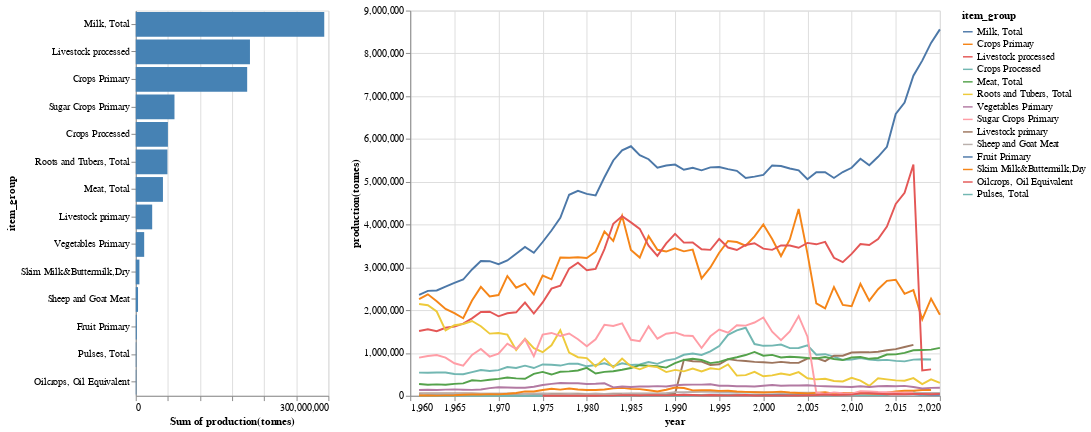

Notebook code cell kept with this figure:
### Markdown cell above
## 4.2 Ireland Most Produced Items

### Code cell
# We are going to start by visualizing the area harvested per Item per Year in order to understand for which item there is more area harvested
def visualize_measure_for_column_years(data, measure, column):
    selection = alt.selection_multi(fields=[column])
    first = (alt.
             Chart().
             mark_bar().
             encode(y=alt.X('{}:N'.format(column),sort='-x'),
                    x= 'sum({}):Q'.format(measure),
                    color=alt.condition(selection, alt.value('steelblue'), alt.value('lightgray')), 
                    tooltip = [alt.Tooltip('item_group')]).
             properties(height=400, width=200). add_selection(selection))
    
    second = (alt.
              Chart().
              mark_line().
              encode(x='year', 
                     y=measure, 
                     tooltip = [alt.Tooltip(column)],  
                     color=alt.Color('{}:N'.format(column),sort='-y', ),).
              transform_filter(selection).
              properties(height=400, width=550))
    
#we only visualize the items for which measure variables has a value bigger than 0
    return alt.hconcat(first, second, data= data[data[measure] > 0])

visualize_measure_for_column_years(ireland4, "production(tonnes)", 'item_group')

### Figure 1 — Vega-Lite specification as saved in the notebook (floating-point values rounded to 4 significant figures; data arrays with more than 128 entries replaced by an {"elided": "..."} marker saying what was removed)
{"config": {"view": {"continuousWidth": 400, "continuousHeight": 300}}, "hconcat": [{"mark": "bar", "encoding": {"color": {"condition": {"value": "steelblue", "selection": "selector028"}, "value": "lightgray"}, "tooltip": [{"field": "item_group", "type": "nominal"}], "x": {"aggregate": "sum", "field": "production(tonnes)", "type": "quantitative"}, "y": {"field": "item_group", "sort": "-x", "type": "nominal"}}, "height": 400, "selection": {"selector028": {"type": "multi", "fields": ["item_group"]}}, "width": 200}, {"mark": "line", "encoding": {"color": {"field": "item_group", "sort": "-y", "type": "nominal"}, "tooltip": [{"field": "item_group", "type": "nominal"}], "x": {"field": "year", "type": "quantitative"}, "y": {"field": "production(tonnes)", "type": "quantitative"}}, "height": 400, "transform": [{"filter": {"selection": "selector028"}}], "width": 550}], "data": {"name": "data-97cbd83c93b79605030a5b231f583c48"}, "$schema": "https://vega.github.io/schema/vega-lite/v4.17.0.json", "datasets": {"data-97cbd83c93b79605030a5b231f583c48": {"elided": "817 records"}}}
